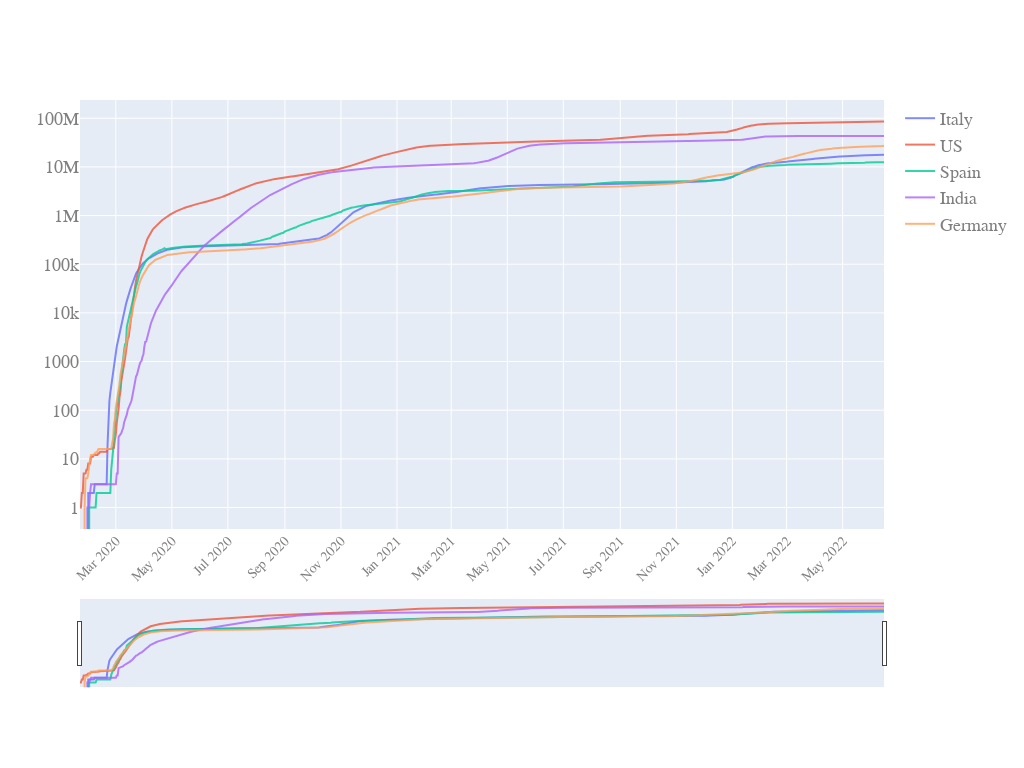

Here is the notebook cell this chart was saved with:
### Code cell
#checking the function
quick_plot(df_analyse.date,       #x axis as dates
           df_analyse.iloc[:,1:], #y_axis as rest of the countries exceept dates so starting from 2nd column
           y_scale='log',
           slider=True)

### Figure 1 — Plotly figure (JSON) as saved in the notebook; plotly's stock layout.template omitted (floating-point values rounded to 4 significant figures; data arrays with more than 128 entries replaced by an {"elided": "..."} marker saying what was removed)
{"data": [{"name": "Italy", "opacity": 0.8, "type": "scatter", "x": {"elided": "876 str values"}, "y": {"elided": "876 int values"}}, {"name": "US", "opacity": 0.8, "type": "scatter", "x": {"elided": "876 str values"}, "y": {"elided": "876 int values"}}, {"name": "Spain", "opacity": 0.8, "type": "scatter", "x": {"elided": "876 str values"}, "y": {"elided": "876 int values"}}, {"name": "India", "opacity": 0.8, "type": "scatter", "x": {"elided": "876 str values"}, "y": {"elided": "876 int values"}}, {"name": "Germany", "opacity": 0.8, "type": "scatter", "x": {"elided": "876 str values"}, "y": {"elided": "876 int values"}}], "layout": {"autosize": true, "font": {"color": "#7f7f7f", "family": "PT Sans, monospace", "size": 18}, "height": 768, "width": 1024, "xaxis": {"nticks": 20, "rangeslider": {"visible": true}, "tickangle": -45, "tickfont": {"color": "#7f7f7f", "size": 14}}, "yaxis": {"type": "log"}}}
